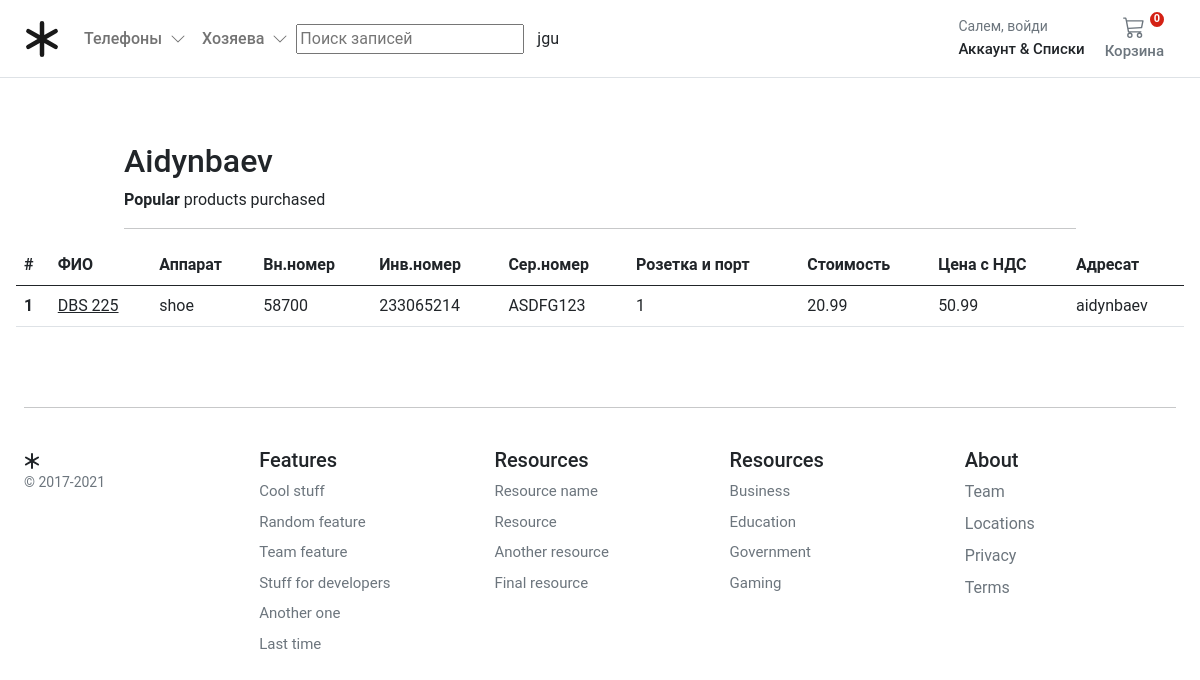
/place/aidynbaev/, run on the app's committed database.
### store/models.py (models this page shows, shortened)
class Adressee(MPTTModel):
    name = models.CharField(
        verbose_name=_("Название адресата"),
        help_text=_("Необходимо и не должно повторяться"),
        max_length=255,
        unique=True,
    )
    slug = models.SlugField(
        max_length=255, verbose_name=_("Adressee safe URL"), unique=True
    )
    parent = TreeForeignKey(
        "self", on_delete=models.CASCADE, null=True, blank=True, related_name="children"
    )
    is_active = models.BooleanField(default=True)
    class MPTTMeta:
        order_insertion_by = ["name"]
    class Meta:
        verbose_name = _("Adressee")
        verbose_name_plural = _("Adressees")
    def get_absolute_url(self):
        return reverse("store:adressee_list", args=[self.slug])
    def __str__(self):
        return self.name

class Product(models.Model):
    adressee = models.ForeignKey(
        Adressee, on_delete=models.RESTRICT, null=True, blank=True
    )
    product_type = models.ForeignKey(ProductType, on_delete=models.RESTRICT)
    category = models.ForeignKey(Category, on_delete=models.RESTRICT)
    title = models.CharField(
        verbose_name=_("title"),
        help_text=_("Required"),
        max_length=255,
    )
    description = models.TextField(
        verbose_name=_("description"), help_text=_("Not Required"), blank=True
    )
    slug = models.SlugField(max_length=255)
    regular_price = models.DecimalField(
        verbose_name=_("Regular price"),
        help_text=_("Maximum 999.99"),
        error_messages={
            "name": {
                "max_length": _("The price must be between 0 and 999.99."),
            },
        },
        max_digits=15,
        decimal_places=2,
    )
    discount_price = models.DecimalField(
        verbose_name=_("Discount price"),
        help_text=_("Maximum 999.99"),
        error_messages={
            "name": {
                "max_length": _("The price must be between 0 and 999.99."),
            },
        },
        max_digits=15,
        decimal_places=2,
    )
    is_active = models.BooleanField(
        verbose_name=_("Product visibility"),
        help_text=_("Change product visibility"),
        default=True,
    )
    internalnumber = models.PositiveSmallIntegerField(
        blank=True, verbose_name="Внутренний номер"
    )
    inventorynumber = models.IntegerField(
        default=0, blank=True, verbose_name="Инвентарный №"
    )
    serialnumber = models.CharField(
        max_length=50, blank=True, default=0, verbose_name="Серийниый №"
    )
    rozport = models.PositiveSmallIntegerField(blank=True, verbose_name="Розетка(порт)")
    signature = models.BooleanField(default=False, verbose_name="Роспись")
    created_at = models.DateTimeField(
        _("Created at"), auto_now_add=True, editable=False
    )
    updated_at = models.DateTimeField(_("Updated at"), auto_now=True)
    users_wishlist = models.ManyToManyField(
        settings.AUTH_USER_MODEL, related_name="user_wishlist", blank=True
    )
    class Meta:
        ordering = ("created_at",)
        verbose_name = _("Product")
        verbose_name_plural = _("Products")
    def get_absolute_url(self):
        return reverse("store:product_detail", args=[self.slug])

class Category(MPTTModel):
    name = models.CharField(
        verbose_name=_("Category Name"),
        help_text=_("Required and unique"),
        max_length=255,
        unique=True,
    )
    slug = models.SlugField(
        verbose_name=_("Category safe URL"), max_length=255, unique=True
    )
    parent = TreeForeignKey(
        "self", on_delete=models.CASCADE, null=True, blank=True, related_name="children"
    )
    is_active = models.BooleanField(default=True)
    class MPTTMeta:
        order_insertion_by = ["name"]
    class Meta:
        verbose_name = _("Category")
        verbose_name_plural = _("Categories")
    def get_absolute_url(self):
        return reverse("store:category_list", args=[self.slug])
    def __str__(self):
        return self.name

### store/views.py (the view)
# urls.py: path("place/<slug:adressee_slug>/", views.adressee_list, name="adressee_list"),
def adressee_list(request, adressee_slug=None):
    adressee = get_object_or_404(Adressee, slug=adressee_slug)
    products = Product.objects.filter(
        adressee__in=Adressee.objects.get(name=adressee_slug).get_descendants(
            include_self=True
        )
    )
    return render(
        request, "store/adressee.html", {"adressee": adressee, "products": products}
    )

### basket/basket.py (called while the page is built)
    def __len__(self):
        return sum(item["qty"] for item in self.basket.values())

### basket/context_processors.py (called while the page is built)
def basket(request):
    return {"basket": Basket(request)}

### store/context_processors.py (called while the page is built)
def categories(request):
    return {"categories": Category.objects.filter(level=0)}

def adressees(request):
    return {"adressees": Adressee.objects.filter(level=0)}

### templates/store/adressee.html (shortened to what this page needs)
{% extends "../base.html" %}
{% block content %}
<div class="container" style="max-width: 1000px">
  <div class="col-12">
    <h1 class="h2">{{ adressee.name|title }}</h1>
  </div>
  <div class="col-12 d-flex justify-content-between">
    <div><b>Popular </b> products purchased</div>
  </div>
  <hr />
</div>
<div class="container">
  <div class="row">
    <div class="album">
      {% if not products %}
      <div class="col-12">There are currently no products active <a href="{% url 'store:store_home' %}">Home</a></div>
      {% else %}
      <div class="row row-cols-1 row-cols-sm-2 row-cols-md-5 g-3">
        <table class="table">
            <thead>
              <tr>
                <th>#</th>
                <th>ФИО</th>
                <th>Аппарат</th>
                <th>Вн.номер</th>
                <th>Инв.номер</th>
                <th>Сер.номер</th>
                <th>Розетка и порт</th>
                <th>Стоимость</th>
                <th>Цена с НДС</th>
                <th>Адресат</th>
              </tr>
            </thead>
            {% for product in products %}
            <tbody>
              <tr>
                <th scope="row">{{ product.id }}</th>
                <td><a class="text-dark"
                  href="{{ product.get_absolute_url }}">{{ product.title }}</a></td>
                <td>{{ product.category }}</td>
                <td>{{ product.internalnumber }}</td>
                <td>{{ product.inventorynumber }}</td>
                <td>{{ product.serialnumber }}</td>
                <td>{{ product.rozport }}</td>
                <td>{{ product.discount_price }}</td>
                <td>{{ product.regular_price }}</td>
                <td>{{ product.adressee }}</td>
              </tr>
            </tbody>
            {% endfor %}
          </table>
      </div>
      {% endif %}
    </div>
  </div>
</div>
{% endblock %}

### static/core/css/base.css (style rules this page uses)
@media (min-width: 1000px) { .container { max-width: 1000px; } }
@media (max-width: 1200px) { .container { max-width: 100%; padding:0 24px; } }
html, body, p, div { letter-spacing: -0.02px; font-family: 'Roboto', sans-serif; }

### data on the page
Adressee: name "Aidynbaev"
Product: id "1", title "DBS 225", category "shoe", internalnumber "58700", inventorynumber "233065214", serialnumber "ASDFG123", rozport "1", discount_price "20.99", regular_price "50.99", adressee "aidynbaev"
